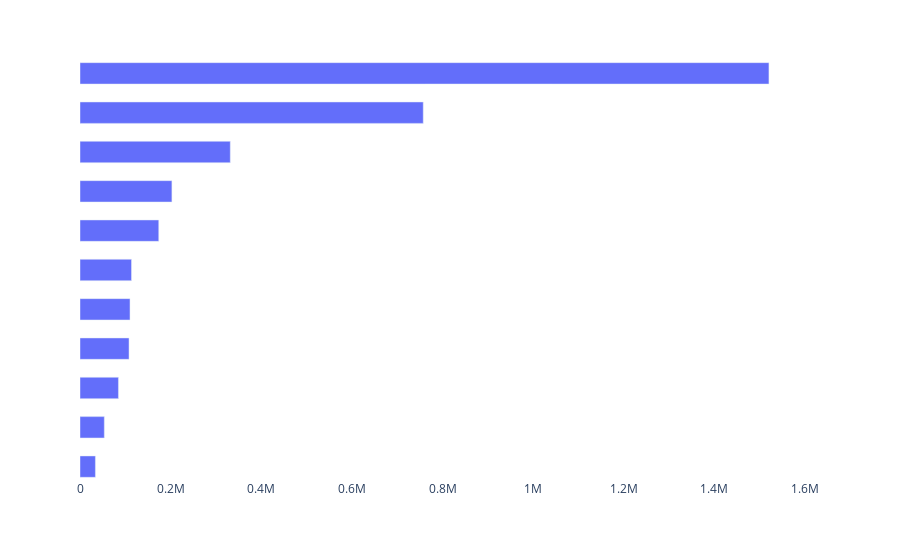

Notebook source saved alongside this figure:
### Code cell
# this could be used to plot alongside the sensor line plots
# TODO: improve hover labels 
def make_facet_bars(df, height=None):
    fig = px.bar(df.groupby("Sensor_Name")["Hourly_Counts"].sum().sort_values(ascending=False).reset_index(), facet_row="Sensor_Name", orientation="h", height=height)
    fig.update_yaxes(matches=None, title_text=None, showticklabels=False)
    fig.update_xaxes(showgrid=False, title_text=None)
    fig.update_layout(showlegend=False, plot_bgcolor="white")
    fig.for_each_annotation(lambda a: a.update(text=""))
    return fig

make_facet_bars(df)

### Figure 1 — Plotly figure (JSON) as saved in the notebook; plotly's stock layout.template omitted (floating-point values rounded to 4 significant figures)
{"data": [{"alignmentgroup": "True", "hovertemplate": "variable=Hourly_Counts<br>Sensor_Name=Southbank<br>value=%{x}<br>index=%{y}<extra></extra>", "legendgroup": "Hourly_Counts", "marker": {"color": "#636efa"}, "name": "Hourly_Counts", "offsetgroup": "Hourly_Counts", "orientation": "h", "showlegend": true, "textposition": "auto", "type": "bar", "x": [1520180], "xaxis": "x11", "y": [0], "yaxis": "y11"}, {"alignmentgroup": "True", "hovertemplate": "variable=Hourly_Counts<br>Sensor_Name=Little Collins St-Swanston St (East)<br>value=%{x}<br>index=%{y}<extra></extra>", "legendgroup": "Hourly_Counts", "marker": {"color": "#636efa"}, "name": "Hourly_Counts", "offsetgroup": "Hourly_Counts", "orientation": "h", "showlegend": false, "textposition": "auto", "type": "bar", "x": [757379], "xaxis": "x10", "y": [1], "yaxis": "y10"}, {"alignmentgroup": "True", "hovertemplate": "variable=Hourly_Counts<br>Sensor_Name=St Kilda Rd-Alexandra Gardens<br>value=%{x}<br>index=%{y}<extra></extra>", "legendgroup": "Hourly_Counts", "marker": {"color": "#636efa"}, "name": "Hourly_Counts", "offsetgroup": "Hourly_Counts", "orientation": "h", "showlegend": false, "textposition": "auto", "type": "bar", "x": [331580], "xaxis": "x9", "y": [2], "yaxis": "y9"}, {"alignmentgroup": "True", "hovertemplate": "variable=Hourly_Counts<br>Sensor_Name=Queen St (West)<br>value=%{x}<br>index=%{y}<extra></extra>", "legendgroup": "Hourly_Counts", "marker": {"color": "#636efa"}, "name": "Hourly_Counts", "offsetgroup": "Hourly_Counts", "orientation": "h", "showlegend": false, "textposition": "auto", "type": "bar", "x": [202782], "xaxis": "x8", "y": [3], "yaxis": "y8"}, {"alignmentgroup": "True", "hovertemplate": "variable=Hourly_Counts<br>Sensor_Name=Lonsdale St-Spring St (West)<br>value=%{x}<br>index=%{y}<extra></extra>", "legendgroup": "Hourly_Counts", "marker": {"color": "#636efa"}, "name": "Hourly_Counts", "offsetgroup": "Hourly_Counts", "orientation": "h", "showlegend": false, "textposition": "auto", "type": "bar", "x": [173787], "xaxis": "x7", "y": [4], "yaxis": "y7"}, {"alignmentgroup": "True", "hovertemplate": "variable=Hourly_Counts<br>Sensor_Name=Grattan St-Swanston St (West)<br>value=%{x}<br>index=%{y}<extra></extra>", "legendgroup": "Hourly_Counts", "marker": {"color": "#636efa"}, "name": "Hourly_Counts", "offsetgroup": "Hourly_Counts", "orientation": "h", "showlegend": false, "textposition": "auto", "type": "bar", "x": [113610], "xaxis": "x6", "y": [5], "yaxis": "y6"}, {"alignmentgroup": "True", "hovertemplate": "variable=Hourly_Counts<br>Sensor_Name=Lygon St (East)<br>value=%{x}<br>index=%{y}<extra></extra>", "legendgroup": "Hourly_Counts", "marker": {"color": "#636efa"}, "name": "Hourly_Counts", "offsetgroup": "Hourly_Counts", "orientation": "h", "showlegend": false, "textposition": "auto", "type": "bar", "x": [110297], "xaxis": "x5", "y": [6], "yaxis": "y5"}, {"alignmentgroup": "True", "hovertemplate": "variable=Hourly_Counts<br>Sensor_Name=Alfred Place<br>value=%{x}<br>index=%{y}<extra></extra>", "legendgroup": "Hourly_Counts", "marker": {"color": "#636efa"}, "name": "Hourly_Counts", "offsetgroup": "Hourly_Counts", "orientation": "h", "showlegend": false, "textposition": "auto", "type": "bar", "x": [108179], "xaxis": "x4", "y": [7], "yaxis": "y4"}, {"alignmentgroup": "True", "hovertemplate": "variable=Hourly_Counts<br>Sensor_Name=Flinders St-Spark La<br>value=%{x}<br>index=%{y}<extra></extra>", "legendgroup": "Hourly_Counts", "marker": {"color": "#636efa"}, "name": "Hourly_Counts", "offsetgroup": "Hourly_Counts", "orientation": "h", "showlegend": false, "textposition": "auto", "type": "bar", "x": [84834], "xaxis": "x3", "y": [8], "yaxis": "y3"}, {"alignmentgroup": "True", "hovertemplate": "variable=Hourly_Counts<br>Sensor_Name=Monash Rd-Swanston St (West)<br>value=%{x}<br>index=%{y}<extra></extra>", "legendgroup": "Hourly_Counts", "marker": {"color": "#636efa"}, "name": "Hourly_Counts", "offsetgroup": "Hourly_Counts", "orientation": "h", "showlegend": false, "textposition": "auto", "type": "bar", "x": [53637], "xaxis": "x2", "y": [9], "yaxis": "y2"}, {"alignmentgroup": "True", "hovertemplate": "variable=Hourly_Counts<br>Sensor_Name=Tin Alley-Swanston St (West)<br>value=%{x}<br>index=%{y}<extra></extra>", "legendgroup": "Hourly_Counts", "marker": {"color": "#636efa"}, "name": "Hourly_Counts", "offsetgroup": "Hourly_Counts", "orientation": "h", "showlegend": false, "textposition": "auto", "type": "bar", "x": [34003], "xaxis": "x", "y": [10], "yaxis": "y"}], "layout": {"annotations": [{"font": {}, "showarrow": false, "text": "", "textangle": 90, "x": 0.98, "xanchor": "left", "xref": "paper", "y": 0.03182, "yanchor": "middle", "yref": "paper"}, {"font": {}, "showarrow": false, "text": "", "textangle": 90, "x": 0.98, "xanchor": "left", "xref": "paper", "y": 0.1255, "yanchor": "middle", "yref": "paper"}, {"font": {}, "showarrow": false, "text": "", "textangle": 90, "x": 0.98, "xanchor": "left", "xref": "paper", "y": 0.2191, "yanchor": "middle", "yref": "paper"}, {"font": {}, "showarrow": false, "text": "", "textangle": 90, "x": 0.98, "xanchor": "left", "xref": "paper", "y": 0.3127, "yanchor": "middle", "yref": "paper"}, {"font": {}, "showarrow": false, "text": "", "textangle": 90, "x": 0.98, "xanchor": "left", "xref": "paper", "y": 0.4064, "yanchor": "middle", "yref": "paper"}, {"font": {}, "showarrow": false, "text": "", "textangle": 90, "x": 0.98, "xanchor": "left", "xref": "paper", "y": 0.5, "yanchor": "middle", "yref": "paper"}, {"font": {}, "showarrow": false, "text": "", "textangle": 90, "x": 0.98, "xanchor": "left", "xref": "paper", "y": 0.5936, "yanchor": "middle", "yref": "paper"}, {"font": {}, "showarrow": false, "text": "", "textangle": 90, "x": 0.98, "xanchor": "left", "xref": "paper", "y": 0.6873, "yanchor": "middle", "yref": "paper"}, {"font": {}, "showarrow": false, "text": "", "textangle": 90, "x": 0.98, "xanchor": "left", "xref": "paper", "y": 0.7809, "yanchor": "middle", "yref": "paper"}, {"font": {}, "showarrow": false, "text": "", "textangle": 90, "x": 0.98, "xanchor": "left", "xref": "paper", "y": 0.8745, "yanchor": "middle", "yref": "paper"}, {"font": {}, "showarrow": false, "text": "", "textangle": 90, "x": 0.98, "xanchor": "left", "xref": "paper", "y": 0.9682, "yanchor": "middle", "yref": "paper"}], "autosize": true, "barmode": "relative", "legend": {"title": {"text": "variable"}, "tracegroupgap": 0}, "margin": {"t": 60}, "plot_bgcolor": "white", "showlegend": false, "xaxis": {"anchor": "y", "autorange": true, "domain": [0, 0.98], "range": [0, 1600000.0], "showgrid": false, "title": {}, "type": "linear"}, "xaxis10": {"anchor": "y10", "autorange": true, "domain": [0, 0.98], "matches": "x", "range": [0, 1600000.0], "showgrid": false, "showticklabels": false, "type": "linear"}, "xaxis11": {"anchor": "y11", "autorange": true, "domain": [0, 0.98], "matches": "x", "range": [0, 1600000.0], "showgrid": false, "showticklabels": false, "type": "linear"}, "xaxis2": {"anchor": "y2", "autorange": true, "domain": [0, 0.98], "matches": "x", "range": [0, 1600000.0], "showgrid": false, "showticklabels": false, "type": "linear"}, "xaxis3": {"anchor": "y3", "autorange": true, "domain": [0, 0.98], "matches": "x", "range": [0, 1600000.0], "showgrid": false, "showticklabels": false, "type": "linear"}, "xaxis4": {"anchor": "y4", "autorange": true, "domain": [0, 0.98], "matches": "x", "range": [0, 1600000.0], "showgrid": false, "showticklabels": false, "type": "linear"}, "xaxis5": {"anchor": "y5", "autorange": true, "domain": [0, 0.98], "matches": "x", "range": [0, 1600000.0], "showgrid": false, "showticklabels": false, "type": "linear"}, "xaxis6": {"anchor": "y6", "autorange": true, "domain": [0, 0.98], "matches": "x", "range": [0, 1600000.0], "showgrid": false, "showticklabels": false, "type": "linear"}, "xaxis7": {"anchor": "y7", "autorange": true, "domain": [0, 0.98], "matches": "x", "range": [0, 1600000.0], "showgrid": false, "showticklabels": false, "type": "linear"}, "xaxis8": {"anchor": "y8", "autorange": true, "domain": [0, 0.98], "matches": "x", "range": [0, 1600000.0], "showgrid": false, "showticklabels": false, "type": "linear"}, "xaxis9": {"anchor": "y9", "autorange": true, "domain": [0, 0.98], "matches": "x", "range": [0, 1600000.0], "showgrid": false, "showticklabels": false, "type": "linear"}, "yaxis": {"anchor": "x", "autorange": true, "domain": [0, 0.06364], "range": [9.5, 10.5], "showticklabels": false, "title": {}, "type": "linear"}, "yaxis10": {"anchor": "x10", "autorange": true, "domain": [0.8427, 0.9064], "range": [0.5, 1.5], "showticklabels": false, "title": {}, "type": "linear"}, "yaxis11": {"anchor": "x11", "autorange": true, "domain": [0.9364, 1.0], "range": [-0.5, 0.5], "showticklabels": false, "title": {}, "type": "linear"}, "yaxis2": {"anchor": "x2", "autorange": true, "domain": [0.09364, 0.1573], "range": [8.5, 9.5], "showticklabels": false, "title": {}, "type": "linear"}, "yaxis3": {"anchor": "x3", "autorange": true, "domain": [0.1873, 0.2509], "range": [7.5, 8.5], "showticklabels": false, "title": {}, "type": "linear"}, "yaxis4": {"anchor": "x4", "autorange": true, "domain": [0.2809, 0.3445], "range": [6.5, 7.5], "showticklabels": false, "title": {}, "type": "linear"}, "yaxis5": {"anchor": "x5", "autorange": true, "domain": [0.3745, 0.4382], "range": [5.5, 6.5], "showticklabels": false, "title": {}, "type": "linear"}, "yaxis6": {"anchor": "x6", "autorange": true, "domain": [0.4682, 0.5318], "range": [4.5, 5.5], "showticklabels": false, "title": {}, "type": "linear"}, "yaxis7": {"anchor": "x7", "autorange": true, "domain": [0.5618, 0.6255], "range": [3.5, 4.5], "showticklabels": false, "title": {}, "type": "linear"}, "yaxis8": {"anchor": "x8", "autorange": true, "domain": [0.6555, 0.7191], "range": [2.5, 3.5], "showticklabels": false, "title": {}, "type": "linear"}, "yaxis9": {"anchor": "x9", "autorange": true, "domain": [0.7491, 0.8127], "range": [1.5, 2.5], "showticklabels": false, "title": {}, "type": "linear"}}}
